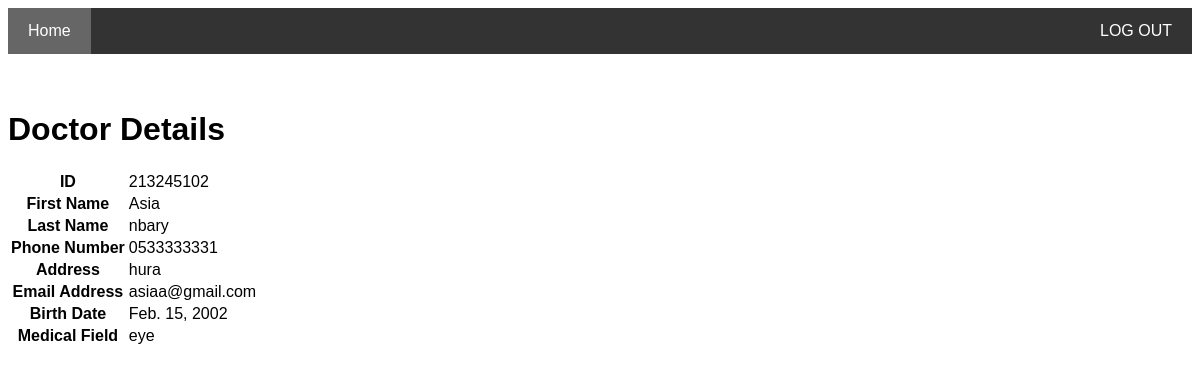
The page /doctor_detail/213245102/ on the database its author committed.
### core/models.py (models this page shows)
class doctor_a(models.Model):
    DoctorID=models.CharField(max_length=9, primary_key=True)
    First_name=models.CharField(max_length=20,null = True)
    Last_name=models.CharField(max_length=20,null = True)
    Phone_Number1=models.CharField(max_length=10, null=True)
    Address=models.CharField(max_length=50,null=True)
    Email_Address=models.CharField(max_length=30,null=True)
    Birth_Date=models.DateField(null=True)
    Medical_Field=models.CharField(max_length=20,null=True)
    File_Diploma=models.FileField(blank=True,null=True)
    password_Doctor=models.CharField(max_length=20,null = True)
    class Meta:
        db_table = 'doctor_a'

### core/views.py (the view)
# urls.py: path('doctor_detail/<int:DoctorID>/', doctorDetailView.as_view(), name='doctor_detail'),
class doctorDetailView(TemplateView):
    template_name = 'doctor_detail.html'
    def get_context_data(self, **kwargs):
        context = super().get_context_data(**kwargs)
        context['Doctor'] = doctor_a.objects.get(pk=kwargs['DoctorID'])
        return context

### Templates/doctor_detail.html (shortened to what this page needs)
<!DOCTYPE html>
<html>
<div class="navbar">
    <a href="{% url 'admin_profile'%} " class="active">Home</a>
    <a href="#" class="right">LOG OUT</a>
  </div>
<br>
<br>
<h1>Doctor Details</h1>
<table class="table">
  <tbody>
    <tr>
      <th scope="row">ID</th>
      <td>{{ Doctor.DoctorID }}</td>
    </tr>
    <tr>
      <th scope="row">First Name</th>
      <td>{{ Doctor.First_name }}</td>
    </tr>
    <tr>
      <th scope="row">Last Name</th>
      <td>{{ Doctor.Last_name }}</td>
    </tr>
    <tr>
      <th scope="row">Phone Number</th>
      <td>{{ Doctor.Phone_Number1 }}</td>
    </tr>
    <tr>
      <th scope="row">Address</th>
      <td>{{ Doctor.Address }}</td>
    </tr>
    <tr>
      <th scope="row">Email Address</th>
      <td>{{ Doctor.Email_Address }}</td>
    </tr>
    <tr>
      <th scope="row">Birth Date</th>
      <td>{{ Doctor.Birth_Date }}</td>
    </tr>
    <tr>
      <th scope="row">Medical Field</th>
      <td>{{ Doctor.Medical_Field }}</td>
    </tr>
  </tbody>
</table>

### Templates/doctor_detail.html (style rules this page uses)
* { box-sizing: border-box }
.navbar { overflow: hidden; background-color: #333; position: sticky; position: -webkit-sticky; top: 0; }
.navbar a { float: left; display: block; color: white; text-align: center; padding: 14px 20px; text-decoration: none; }
.navbar a.right { float: right; }
.navbar a.active { background-color: #666; color: white; }

### rows shown on the page
doctor_a: DoctorID "213245102", First_name "Asia", Last_name "nbary", Phone_Number1 "0533333331", Address "hura", Email_Address "asiaa@gmail.com", Birth_Date "Feb. 15, 2002", Medical_Field "eye"
